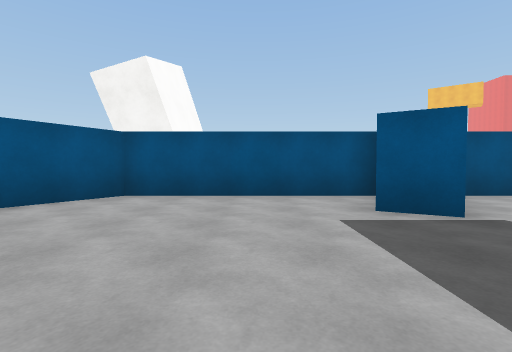
View 1 (above)

18 first-person views from a walk through a Unity game level. The camera is 1.2 m above the floor, tilts 2° down and sees 85° across. The floor is counted in squares, 2 m on a side. Each view is taken from the middle of a square. On the plan, view 1 faces up. The plan holds only what a view shows up to about 9 squares ahead; the rest is blank. The place goes on beyond the plan. The player is left out. Surface patterns are stand-ins for the level's own textures.

View 2
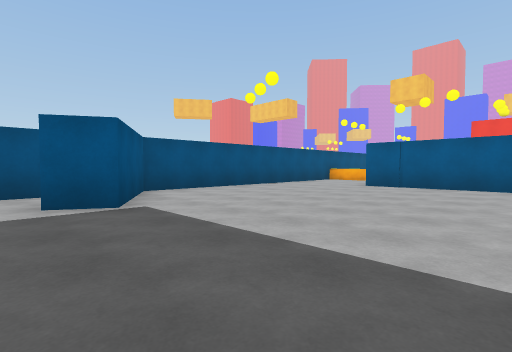

View 3
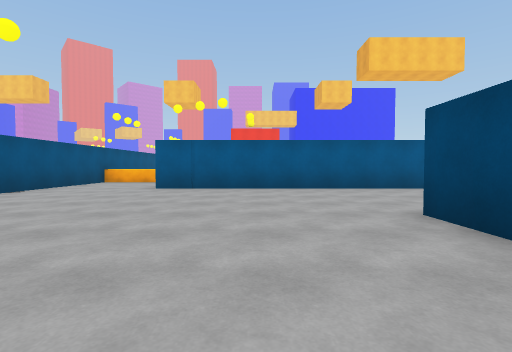

View 4
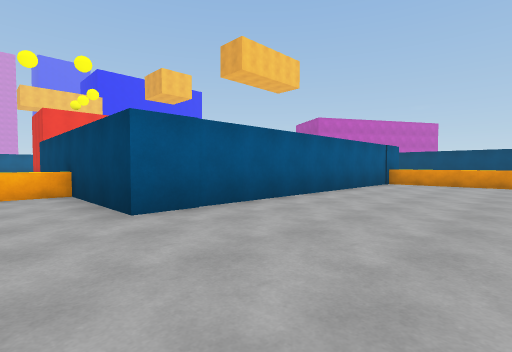

View 5
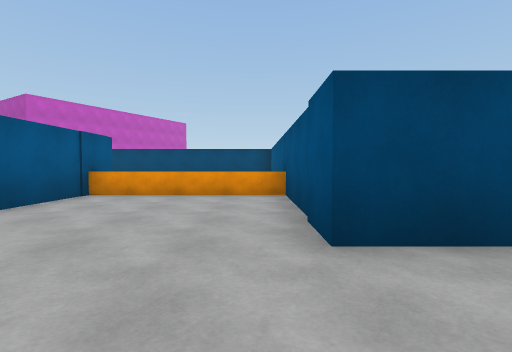

View 6
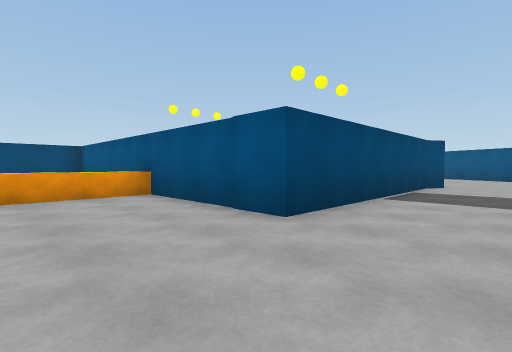

View 7
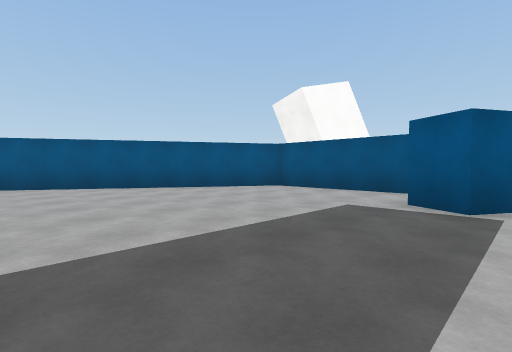

View 8
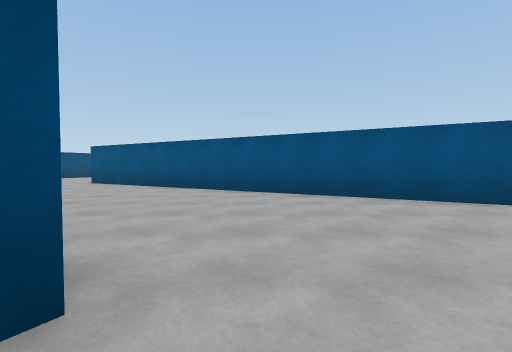

View 9
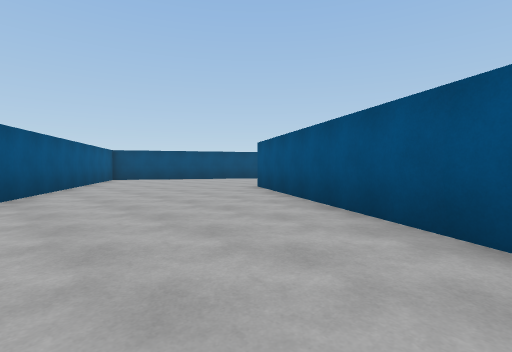

View 10
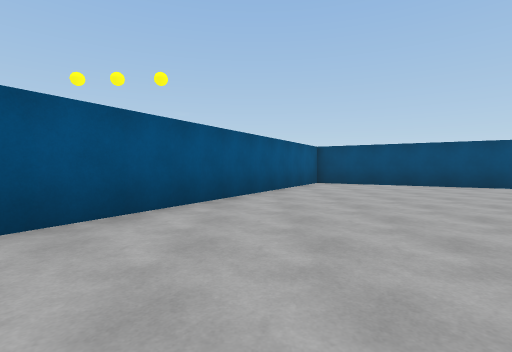

View 11
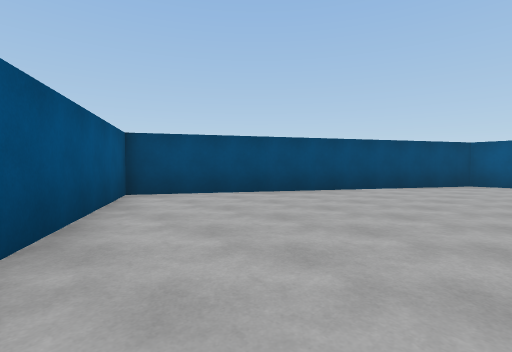

View 12
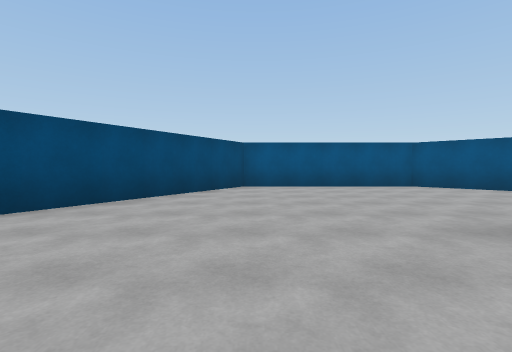

View 13
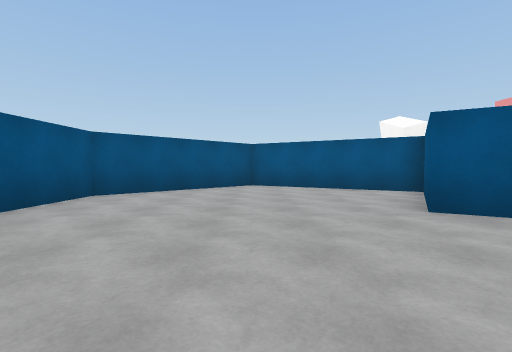

View 14
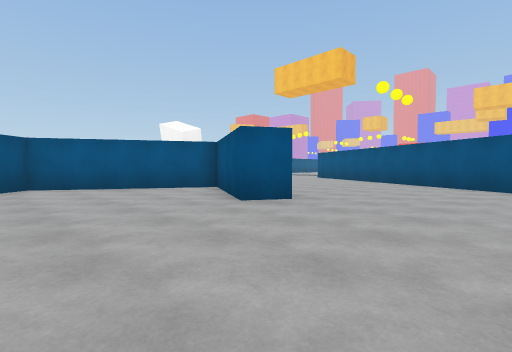

View 15
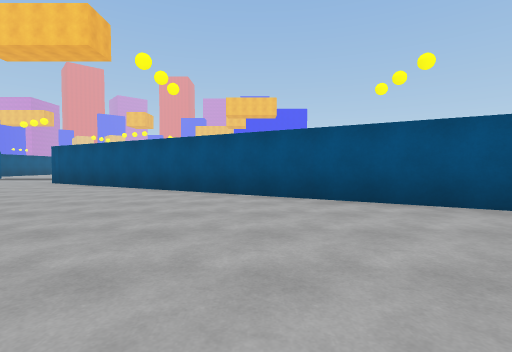

View 16
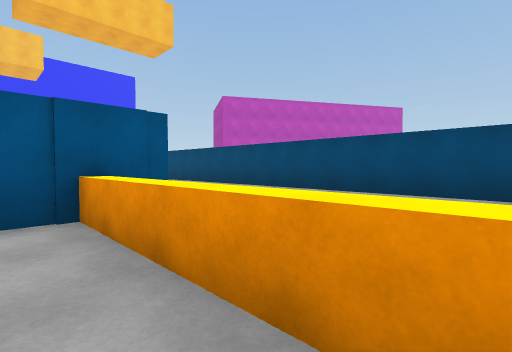

View 17
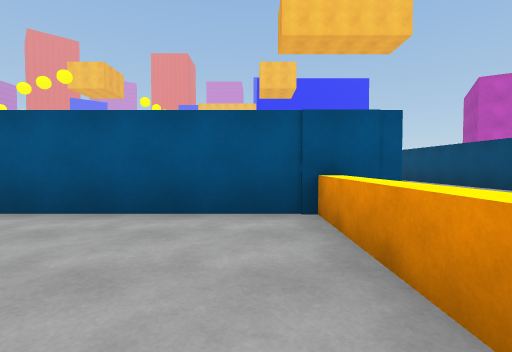

View 18
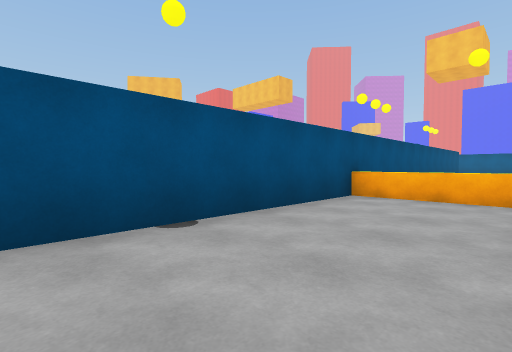

### Floor plan
Points are (right, up) in squares from view 1. A wall is a line through its corners. A room is listed if a view was taken in it or the views show most of it. See-through windows are left out.
Room 1 (views 1, 2, 3, 4, 5, 6, 7, 8, 9, 10, 11, 12, 13, 14, 15, 16, 17, 18)
walls: (-1.2, -1.7) (-0.6, -2.1) (5.4, -2.1) (5.4, -10.1); (2.5, 5.7) (-2.7, 5.7) (-9.9, -6.8) (-10.7, -6.4) (-9.1, -3.5) (-13.1, -1.2) (-16.3, -4.4) (-16.3, -9.4) (-8.2, -14) (-1.9, -3.2); (6.2, -11.3) (15, -11.3); (9.5, -6.9) (9.5, 2.7) (15.5, 2.7); (15.5, 5.7) (3.8, 5.7) (2.4, 3.3) (1.5, 3.8)
low walls: (5.4, -5.8) (9.5, -5.8); (12.4, 2.6) (12.4, 5.7)

Positions as (right, up) in squares from view 1, and headings:
1: (0, 0), facing up
2: (1, -1), facing up-right
3: (2, 0), facing right
4: (6, 4), facing down-right
5: (6, 0), facing down
6: (8, 0), facing down-left
7: (3, -1), facing up-left
8: (0, -1), facing left
9: (-4, -1), facing down-left
10: (-6, -4), facing down
11: (-6, -8), facing down-left
12: (-8, -9), facing left
13: (-13, -10), facing up
14: (-14, -10), facing up-right
15: (-11, -9), facing right
16: (6, -5), facing down-right
17: (6, -5), facing right
18: (7, 3), facing up-right
